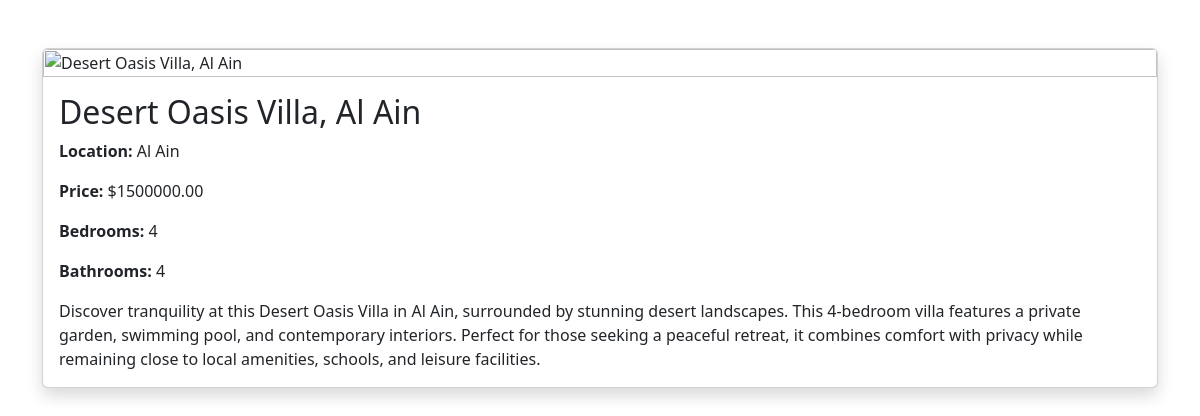
The page /listings/desert-oasis-villa-al-ain/ on the database its author committed.
### listings/models.py (models this page shows, shortened)
class Property(models.Model):
    title = models.CharField(max_length=200)
    slug = models.SlugField(unique=True, blank=True)
    description = models.TextField()
    price = models.DecimalField(max_digits=12,decimal_places=2)
    location = models.CharField(max_length=200)
    bedrooms = models.IntegerField()
    bathrooms = models.IntegerField()
    image = CloudinaryField('image', blank=True, null=True)  # <-- CloudinaryField instead of ImageField
    listed_by = models.ForeignKey(User, on_delete=models.CASCADE)
    created_at = models.DateTimeField(auto_now_add=True)

### listings/views.py (the view)
# urls.py: path('listings/<slug:slug>/',views.property_detail, name='property_detail'),
def property_detail(request, slug):
    property = get_object_or_404(Property, slug=slug)
    context = {'property' : property}
    return render(request, 'listings/property_detail.html', context)

### listings/templates/listings/property_detail.html (shortened to what this page needs)
{% load static %}
<link rel="stylesheet" href="{% static 'listings/css/style.css' %}">
<!DOCTYPE html>
<html lang="en">
<head>
    <link href="https://cdn.jsdelivr.net/npm/bootstrap@5.3.2/dist/css/bootstrap.min.css" rel="stylesheet">
</head>
<body>
<div class="container mt-5">
    <div class="card mb-4 shadow">
        <img src="{{ property.image.url }}" class="card-img-top" alt="{{ property.title }}">
        <div class="card-body">
            <h2 class="card-title">{{ property.title }}</h2>
            <p class="card-text"><strong>Location:</strong> {{ property.location }}</p>
            <p class="card-text"><strong>Price:</strong> ${{ property.price }}</p>
            <p class="card-text"><strong>Bedrooms:</strong> {{ property.bedrooms }}</p>
            <p class="card-text"><strong>Bathrooms:</strong> {{ property.bathrooms }}</p>
            <p class="card-text">{{ property.description }}</p>
        </div>
    </div>
</div>
</body>
</html>

### rows shown on the page
Property: title "Desert Oasis Villa, Al Ain", location "Al Ain", price "1500000.00", bedrooms "4", bathrooms "4", description "Discover tranquility at this Desert Oasis Villa in Al Ain, surrounded by stunning desert landscapes. This 4-bedroom villa features a private garden, swimming pool, and contemporary interiors. Perfect for those seeking a peaceful retreat, it combines comfort with privacy while remaining close to local amenities, schools, and leisure facilities."
